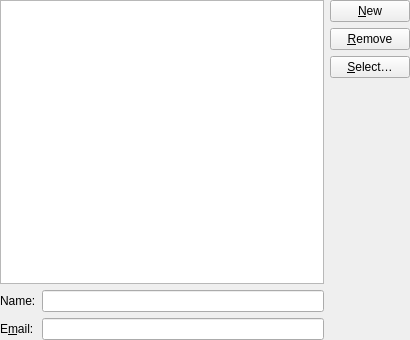
<?xml version="1.0" encoding="UTF-8"?>
<ui version="4.0">
 <class>PublishDialog_base</class>
 <widget class="QWidget" name="PublishDialog_base">
  <property name="geometry">
   <rect>
    <x>0</x>
    <y>0</y>
    <width>410</width>
    <height>340</height>
   </rect>
  </property>
  <layout class="QGridLayout" name="gridLayout_2">
   <property name="leftMargin">
    <number>0</number>
   </property>
   <property name="topMargin">
    <number>0</number>
   </property>
   <property name="rightMargin">
    <number>0</number>
   </property>
   <property name="bottomMargin">
    <number>0</number>
   </property>
   <property name="spacing">
    <number>6</number>
   </property>
   <item row="0" column="0">
    <widget class="QListWidget" name="mListWidget">
     <property name="minimumSize">
      <size>
       <width>300</width>
       <height>250</height>
      </size>
     </property>
     <property name="toolTip">
      <string>The list of addressees to receive the invitation</string>
     </property>
     <property name="whatsThis">
      <string>This is a list of all the addresses you have currently selected to receive the iCalendar invitation.</string>
     </property>
    </widget>
   </item>
   <item row="0" column="1" rowspan="2">
    <layout class="QVBoxLayout" name="verticalLayout_2">
     <item>
      <layout class="QVBoxLayout" name="verticalLayout">
       <item>
        <widget class="QPushButton" name="mNew">
         <property name="toolTip">
          <string>Create a new recipient</string>
         </property>
         <property name="whatsThis">
          <string>Click this button and you will be able to enter a name and email for a new addressee to add to the recipients list</string>
         </property>
         <property name="text">
          <string>&amp;New</string>
         </property>
        </widget>
       </item>
       <item>
        <widget class="QPushButton" name="mRemove">
         <property name="toolTip">
          <string>Remove the recipient currently selected</string>
         </property>
         <property name="whatsThis">
          <string>Click this button to remove the recipient currently selected from the list</string>
         </property>
         <property name="text">
          <string>&amp;Remove</string>
         </property>
        </widget>
       </item>
       <item>
        <widget class="QPushButton" name="mSelectAddressee">
         <property name="toolTip">
          <string>Select a recipient from your address book</string>
         </property>
         <property name="whatsThis">
          <string>Click this button to show another dialog where you will be able to select a recipient from your address book</string>
         </property>
         <property name="text">
          <string>&amp;Select…</string>
         </property>
        </widget>
       </item>
      </layout>
     </item>
     <item>
      <spacer>
       <property name="orientation">
        <enum>Qt::Vertical</enum>
       </property>
       <property name="sizeType">
        <enum>QSizePolicy::Expanding</enum>
       </property>
       <property name="sizeHint" stdset="0">
        <size>
         <width>14</width>
         <height>258</height>
        </size>
       </property>
      </spacer>
     </item>
    </layout>
   </item>
   <item row="1" column="0">
    <layout class="QGridLayout" name="gridLayout">
     <item row="0" column="0">
      <widget class="QLabel" name="TextLabel1">
       <property name="text">
        <string comment="recipient name">Name:</string>
       </property>
       <property name="buddy">
        <cstring>mNameLineEdit</cstring>
       </property>
      </widget>
     </item>
     <item row="0" column="1">
      <widget class="QLineEdit" name="mNameLineEdit">
       <property name="toolTip">
        <string>The recipient's name</string>
       </property>
       <property name="whatsThis">
        <string>This field contains the name of the recipient</string>
       </property>
       <property name="ClearButtonEnabled" stdset="0">
        <bool>true</bool>
       </property>
      </widget>
     </item>
     <item row="1" column="0">
      <widget class="QLabel" name="TextLabel2">
       <property name="text">
        <string comment="recipient email">E&amp;mail:</string>
       </property>
       <property name="buddy">
        <cstring>mEmailLineEdit</cstring>
       </property>
      </widget>
     </item>
     <item row="1" column="1">
      <widget class="QLineEdit" name="mEmailLineEdit">
       <property name="toolTip">
        <string>The recipient's email address</string>
       </property>
       <property name="whatsThis">
        <string>This field contains the email address of the recipient</string>
       </property>
       <property name="text">
        <string/>
       </property>
       <property name="ClearButtonEnabled" stdset="0">
        <bool>true</bool>
       </property>
      </widget>
     </item>
    </layout>
   </item>
  </layout>
 </widget>
 <tabstops>
  <tabstop>mListWidget</tabstop>
  <tabstop>mNew</tabstop>
  <tabstop>mRemove</tabstop>
  <tabstop>mSelectAddressee</tabstop>
  <tabstop>mNameLineEdit</tabstop>
  <tabstop>mEmailLineEdit</tabstop>
 </tabstops>
 <resources/>
 <connections/>
</ui>
